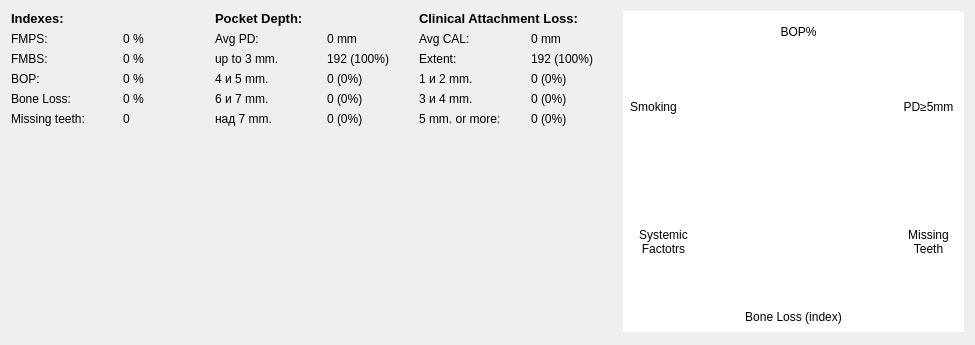
<?xml version="1.0" encoding="UTF-8"?>
<ui version="4.0">
 <class>PerioStatisticViewClass</class>
 <widget class="QWidget" name="PerioStatisticViewClass">
  <property name="geometry">
   <rect>
    <x>0</x>
    <y>0</y>
    <width>975</width>
    <height>345</height>
   </rect>
  </property>
  <property name="windowTitle">
   <string>PerioStatisticView</string>
  </property>
  <layout class="QHBoxLayout" name="horizontalLayout_4">
   <item>
    <layout class="QVBoxLayout" name="verticalLayout_10">
     <item>
      <layout class="QHBoxLayout" name="horizontalLayout_5">
       <item>
        <layout class="QVBoxLayout" name="verticalLayout_3">
         <item>
          <widget class="QLabel" name="label">
           <property name="font">
            <font>
             <pointsize>10</pointsize>
             <bold>true</bold>
            </font>
           </property>
           <property name="text">
            <string>Indexes:</string>
           </property>
           <property name="alignment">
            <set>Qt::AlignmentFlag::AlignLeading|Qt::AlignmentFlag::AlignLeft|Qt::AlignmentFlag::AlignVCenter</set>
           </property>
          </widget>
         </item>
         <item>
          <layout class="QHBoxLayout" name="horizontalLayout">
           <item>
            <layout class="QVBoxLayout" name="verticalLayout">
             <item>
              <widget class="QLabel" name="label_2">
               <property name="text">
                <string>FMPS:</string>
               </property>
              </widget>
             </item>
             <item>
              <widget class="QLabel" name="label_3">
               <property name="text">
                <string>FMBS:</string>
               </property>
              </widget>
             </item>
             <item>
              <widget class="QLabel" name="label_4">
               <property name="text">
                <string>BOP:</string>
               </property>
              </widget>
             </item>
             <item>
              <widget class="QLabel" name="label_5">
               <property name="text">
                <string>Bone Loss:</string>
               </property>
              </widget>
             </item>
             <item>
              <widget class="QLabel" name="label_6">
               <property name="maximumSize">
                <size>
                 <width>150</width>
                 <height>16777215</height>
                </size>
               </property>
               <property name="text">
                <string>Missing teeth:</string>
               </property>
               <property name="wordWrap">
                <bool>false</bool>
               </property>
              </widget>
             </item>
             <item>
              <spacer name="verticalSpacer_2">
               <property name="orientation">
                <enum>Qt::Orientation::Vertical</enum>
               </property>
               <property name="sizeHint" stdset="0">
                <size>
                 <width>20</width>
                 <height>40</height>
                </size>
               </property>
              </spacer>
             </item>
            </layout>
           </item>
           <item>
            <layout class="QVBoxLayout" name="verticalLayout_2">
             <property name="leftMargin">
              <number>10</number>
             </property>
             <item>
              <widget class="QLabel" name="FMPS">
               <property name="text">
                <string>0 %</string>
               </property>
              </widget>
             </item>
             <item>
              <widget class="QLabel" name="FMBS">
               <property name="text">
                <string>0 %</string>
               </property>
              </widget>
             </item>
             <item>
              <widget class="QLabel" name="BOP">
               <property name="text">
                <string>0 %</string>
               </property>
              </widget>
             </item>
             <item>
              <widget class="QLabel" name="boneLoss">
               <property name="text">
                <string>0 %</string>
               </property>
              </widget>
             </item>
             <item>
              <widget class="QLabel" name="missingTeeth">
               <property name="text">
                <string>0</string>
               </property>
              </widget>
             </item>
             <item>
              <spacer name="verticalSpacer">
               <property name="orientation">
                <enum>Qt::Orientation::Vertical</enum>
               </property>
               <property name="sizeHint" stdset="0">
                <size>
                 <width>20</width>
                 <height>40</height>
                </size>
               </property>
              </spacer>
             </item>
            </layout>
           </item>
          </layout>
         </item>
        </layout>
       </item>
       <item>
        <layout class="QVBoxLayout" name="verticalLayout_4">
         <item>
          <widget class="QLabel" name="label_7">
           <property name="font">
            <font>
             <pointsize>10</pointsize>
             <bold>true</bold>
            </font>
           </property>
           <property name="text">
            <string>Pocket Depth:</string>
           </property>
           <property name="alignment">
            <set>Qt::AlignmentFlag::AlignLeading|Qt::AlignmentFlag::AlignLeft|Qt::AlignmentFlag::AlignVCenter</set>
           </property>
          </widget>
         </item>
         <item>
          <layout class="QHBoxLayout" name="horizontalLayout_2">
           <item>
            <layout class="QVBoxLayout" name="verticalLayout_5">
             <item>
              <widget class="QLabel" name="label_8">
               <property name="text">
                <string>Avg PD:</string>
               </property>
              </widget>
             </item>
             <item>
              <widget class="QLabel" name="label_9">
               <property name="text">
                <string>up to 3 mm.</string>
               </property>
              </widget>
             </item>
             <item>
              <widget class="QLabel" name="label_10">
               <property name="text">
                <string>4 и 5 mm.</string>
               </property>
              </widget>
             </item>
             <item>
              <widget class="QLabel" name="label_11">
               <property name="text">
                <string>6 и 7 mm.</string>
               </property>
              </widget>
             </item>
             <item>
              <widget class="QLabel" name="label_12">
               <property name="text">
                <string>над 7 mm.</string>
               </property>
               <property name="wordWrap">
                <bool>true</bool>
               </property>
              </widget>
             </item>
             <item>
              <spacer name="verticalSpacer_3">
               <property name="orientation">
                <enum>Qt::Orientation::Vertical</enum>
               </property>
               <property name="sizeHint" stdset="0">
                <size>
                 <width>20</width>
                 <height>40</height>
                </size>
               </property>
              </spacer>
             </item>
            </layout>
           </item>
           <item>
            <layout class="QVBoxLayout" name="verticalLayout_6">
             <property name="leftMargin">
              <number>10</number>
             </property>
             <item>
              <widget class="QLabel" name="pdAvg">
               <property name="text">
                <string>0 mm</string>
               </property>
              </widget>
             </item>
             <item>
              <widget class="QLabel" name="pd3">
               <property name="text">
                <string>192 (100%)</string>
               </property>
              </widget>
             </item>
             <item>
              <widget class="QLabel" name="pd45">
               <property name="text">
                <string>0 (0%)</string>
               </property>
              </widget>
             </item>
             <item>
              <widget class="QLabel" name="pd67">
               <property name="text">
                <string>0 (0%)</string>
               </property>
              </widget>
             </item>
             <item>
              <widget class="QLabel" name="pd7up">
               <property name="text">
                <string>0 (0%)</string>
               </property>
              </widget>
             </item>
             <item>
              <spacer name="verticalSpacer_4">
               <property name="orientation">
                <enum>Qt::Orientation::Vertical</enum>
               </property>
               <property name="sizeHint" stdset="0">
                <size>
                 <width>20</width>
                 <height>40</height>
                </size>
               </property>
              </spacer>
             </item>
            </layout>
           </item>
          </layout>
         </item>
        </layout>
       </item>
       <item>
        <layout class="QVBoxLayout" name="verticalLayout_7">
         <item>
          <widget class="QLabel" name="label_13">
           <property name="font">
            <font>
             <pointsize>10</pointsize>
             <bold>true</bold>
            </font>
           </property>
           <property name="text">
            <string>Clinical Attachment Loss:</string>
           </property>
           <property name="alignment">
            <set>Qt::AlignmentFlag::AlignLeading|Qt::AlignmentFlag::AlignLeft|Qt::AlignmentFlag::AlignVCenter</set>
           </property>
          </widget>
         </item>
         <item>
          <layout class="QHBoxLayout" name="horizontalLayout_3">
           <item>
            <layout class="QVBoxLayout" name="verticalLayout_8">
             <item>
              <widget class="QLabel" name="label_14">
               <property name="text">
                <string>Avg CAL:</string>
               </property>
              </widget>
             </item>
             <item>
              <widget class="QLabel" name="label_15">
               <property name="text">
                <string>Extent:</string>
               </property>
              </widget>
             </item>
             <item>
              <widget class="QLabel" name="label_16">
               <property name="text">
                <string>1 и 2 mm.</string>
               </property>
              </widget>
             </item>
             <item>
              <widget class="QLabel" name="label_17">
               <property name="text">
                <string>3 и 4 mm.</string>
               </property>
              </widget>
             </item>
             <item>
              <widget class="QLabel" name="label_18">
               <property name="text">
                <string>5 mm. or more:</string>
               </property>
               <property name="wordWrap">
                <bool>true</bool>
               </property>
              </widget>
             </item>
             <item>
              <spacer name="verticalSpacer_5">
               <property name="orientation">
                <enum>Qt::Orientation::Vertical</enum>
               </property>
               <property name="sizeHint" stdset="0">
                <size>
                 <width>20</width>
                 <height>40</height>
                </size>
               </property>
              </spacer>
             </item>
            </layout>
           </item>
           <item>
            <layout class="QVBoxLayout" name="verticalLayout_9">
             <property name="leftMargin">
              <number>10</number>
             </property>
             <item>
              <widget class="QLabel" name="calAvg">
               <property name="text">
                <string>0 mm</string>
               </property>
              </widget>
             </item>
             <item>
              <widget class="QLabel" name="calDist">
               <property name="text">
                <string>192 (100%)</string>
               </property>
              </widget>
             </item>
             <item>
              <widget class="QLabel" name="cal12">
               <property name="text">
                <string>0 (0%)</string>
               </property>
              </widget>
             </item>
             <item>
              <widget class="QLabel" name="cal34">
               <property name="text">
                <string>0 (0%)</string>
               </property>
              </widget>
             </item>
             <item>
              <widget class="QLabel" name="cal5up">
               <property name="text">
                <string>0 (0%)</string>
               </property>
              </widget>
             </item>
             <item>
              <spacer name="verticalSpacer_6">
               <property name="orientation">
                <enum>Qt::Orientation::Vertical</enum>
               </property>
               <property name="sizeHint" stdset="0">
                <size>
                 <width>20</width>
                 <height>40</height>
                </size>
               </property>
              </spacer>
             </item>
            </layout>
           </item>
          </layout>
         </item>
        </layout>
       </item>
      </layout>
     </item>
     <item>
      <widget class="QLabel" name="diagnosis">
       <property name="minimumSize">
        <size>
         <width>0</width>
         <height>50</height>
        </size>
       </property>
       <property name="font">
        <font>
         <pointsize>14</pointsize>
         <bold>true</bold>
        </font>
       </property>
       <property name="text">
        <string/>
       </property>
       <property name="alignment">
        <set>Qt::AlignmentFlag::AlignLeading|Qt::AlignmentFlag::AlignLeft|Qt::AlignmentFlag::AlignVCenter</set>
       </property>
      </widget>
     </item>
     <item>
      <widget class="QLabel" name="risk">
       <property name="minimumSize">
        <size>
         <width>0</width>
         <height>46</height>
        </size>
       </property>
       <property name="font">
        <font>
         <pointsize>14</pointsize>
         <bold>true</bold>
        </font>
       </property>
       <property name="text">
        <string/>
       </property>
       <property name="alignment">
        <set>Qt::AlignmentFlag::AlignLeading|Qt::AlignmentFlag::AlignLeft|Qt::AlignmentFlag::AlignVCenter</set>
       </property>
      </widget>
     </item>
     <item>
      <spacer name="verticalSpacer_8">
       <property name="orientation">
        <enum>Qt::Orientation::Vertical</enum>
       </property>
       <property name="sizeHint" stdset="0">
        <size>
         <width>20</width>
         <height>13</height>
        </size>
       </property>
      </spacer>
     </item>
    </layout>
   </item>
   <item>
    <widget class="QFrame" name="frame">
     <property name="sizePolicy">
      <sizepolicy hsizetype="Fixed" vsizetype="Preferred">
       <horstretch>0</horstretch>
       <verstretch>0</verstretch>
      </sizepolicy>
     </property>
     <property name="minimumSize">
      <size>
       <width>341</width>
       <height>321</height>
      </size>
     </property>
     <property name="maximumSize">
      <size>
       <width>341</width>
       <height>16777215</height>
      </size>
     </property>
     <property name="frameShape">
      <enum>QFrame::Shape::NoFrame</enum>
     </property>
     <property name="frameShadow">
      <enum>QFrame::Shadow::Plain</enum>
     </property>
     <widget class="QLabel" name="label_20">
      <property name="geometry">
       <rect>
        <x>270</x>
        <y>80</y>
        <width>71</width>
        <height>31</height>
       </rect>
      </property>
      <property name="text">
       <string>PD≥5mm</string>
      </property>
      <property name="alignment">
       <set>Qt::AlignmentFlag::AlignCenter</set>
      </property>
     </widget>
     <widget class="QLabel" name="label_21">
      <property name="geometry">
       <rect>
        <x>140</x>
        <y>0</y>
        <width>71</width>
        <height>41</height>
       </rect>
      </property>
      <property name="text">
       <string>BOP%</string>
      </property>
      <property name="alignment">
       <set>Qt::AlignmentFlag::AlignCenter</set>
      </property>
     </widget>
     <widget class="QGraphicsView" name="hexGraphicsView">
      <property name="geometry">
       <rect>
        <x>0</x>
        <y>0</y>
        <width>341</width>
        <height>321</height>
       </rect>
      </property>
      <property name="sizePolicy">
       <sizepolicy hsizetype="Fixed" vsizetype="Fixed">
        <horstretch>0</horstretch>
        <verstretch>0</verstretch>
       </sizepolicy>
      </property>
      <property name="frameShape">
       <enum>QFrame::Shape::NoFrame</enum>
      </property>
      <property name="frameShadow">
       <enum>QFrame::Shadow::Plain</enum>
      </property>
      <property name="lineWidth">
       <number>0</number>
      </property>
     </widget>
     <widget class="QLabel" name="label_22">
      <property name="geometry">
       <rect>
        <x>120</x>
        <y>290</y>
        <width>101</width>
        <height>31</height>
       </rect>
      </property>
      <property name="text">
       <string>Bone Loss (index)</string>
      </property>
      <property name="alignment">
       <set>Qt::AlignmentFlag::AlignCenter</set>
      </property>
      <property name="wordWrap">
       <bool>true</bool>
      </property>
     </widget>
     <widget class="QLabel" name="label_23">
      <property name="geometry">
       <rect>
        <x>270</x>
        <y>210</y>
        <width>71</width>
        <height>41</height>
       </rect>
      </property>
      <property name="text">
       <string>Missing Teeth</string>
      </property>
      <property name="alignment">
       <set>Qt::AlignmentFlag::AlignCenter</set>
      </property>
      <property name="wordWrap">
       <bool>true</bool>
      </property>
     </widget>
     <widget class="QLabel" name="label_24">
      <property name="geometry">
       <rect>
        <x>0</x>
        <y>70</y>
        <width>61</width>
        <height>51</height>
       </rect>
      </property>
      <property name="text">
       <string>Smoking</string>
      </property>
      <property name="alignment">
       <set>Qt::AlignmentFlag::AlignCenter</set>
      </property>
      <property name="wordWrap">
       <bool>true</bool>
      </property>
     </widget>
     <widget class="QLabel" name="label_25">
      <property name="geometry">
       <rect>
        <x>0</x>
        <y>190</y>
        <width>81</width>
        <height>81</height>
       </rect>
      </property>
      <property name="text">
       <string>Systemic Factotrs</string>
      </property>
      <property name="alignment">
       <set>Qt::AlignmentFlag::AlignCenter</set>
      </property>
      <property name="wordWrap">
       <bool>true</bool>
      </property>
     </widget>
     <zorder>hexGraphicsView</zorder>
     <zorder>label_24</zorder>
     <zorder>label_20</zorder>
     <zorder>label_23</zorder>
     <zorder>label_25</zorder>
     <zorder>label_21</zorder>
     <zorder>label_22</zorder>
    </widget>
   </item>
  </layout>
 </widget>
 <layoutdefault spacing="6" margin="11"/>
 <resources/>
 <connections/>
</ui>
